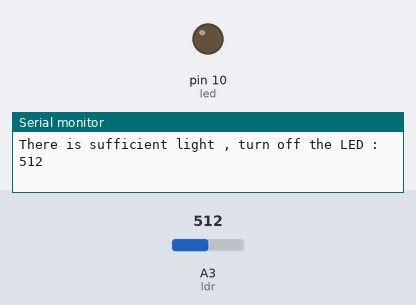
This sketch was run on a simulated Arduino Uno, built with avr-gcc and run on an emulated ATmega328P. On the bench: output pins drawn as LEDs (lit = HIGH), the last lines printed to the serial monitor. The inputs (shaded band) are chosen by the test bench; at power-on: A3 (ldr) = 512.

Above: at 1.2 s.
1.3 s: A3 (ldr) set to 485
At 2.5 s:
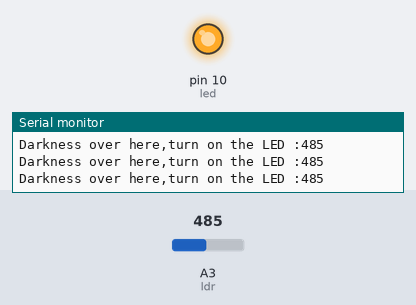
2.8 s: A3 (ldr) set to 510
At 3.6 s:
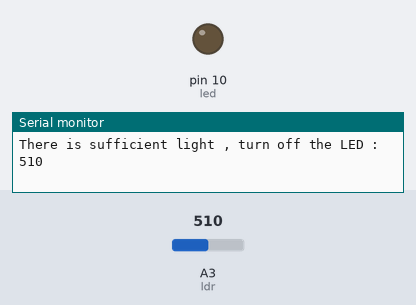
Timing chart, 0 to 5.8 s (numbered marks = the images above; inputs shaded):
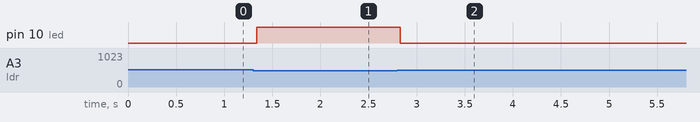

The sketch:

LDR.ino
```cpp
int ldr = A3;
int	led = 10;

void setup()
{
  pinMode(led, OUTPUT);
	pinMode(ldr, INPUT);
	Serial.begin(9600);
}

void loop()
{
  int ldrval = analogRead(ldr);

    if (ldrval <= 500)
    {
      digitalWrite(led, HIGH);
      Serial.print("Darkness over here,turn on the LED :");
    }
  	else
    {
      digitalWrite(led, LOW);
      Serial.print("There is sufficient light , turn off the LED : ");;
    }
  	Serial.println(ldrval);
}
```

Measured:
- the behaviour switches between 501 and 500 on A3 (ldr) (found by bisection; images 0 and 1)
- after the input at 1.3 s, pin 10 (led): LOW → HIGH at once
- after the input at 2.8 s, pin 10 (led): HIGH → LOW at once
